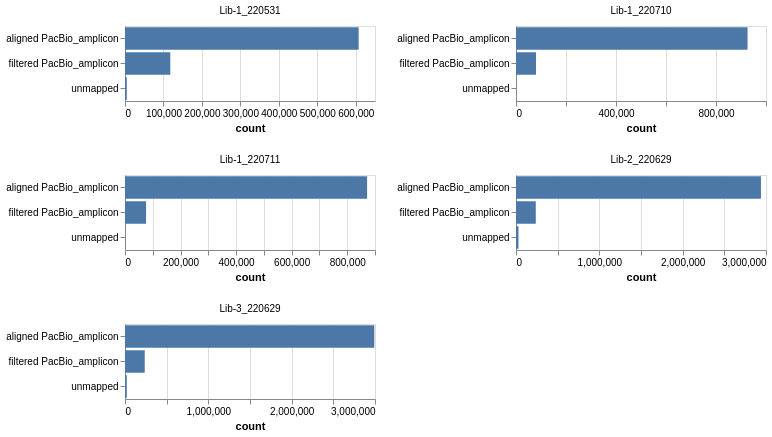

Write a Vega-Lite specification for this figure.
### Vega-Lite specification from a JSON file in a GitHub repository (floating-point values rounded to 4 significant figures)
{"config": {"view": {"continuousWidth": 400, "continuousHeight": 300}}, "data": {"name": "data-e55d461d88da9ee39d1c5b6f17c2154c"}, "mark": "bar", "encoding": {"facet": {"columns": 2, "field": "pacbioRun", "title": null, "type": "nominal"}, "tooltip": [{"field": "category", "type": "nominal"}, {"field": "count", "type": "quantitative"}, {"field": "pacbioRun", "type": "nominal"}, {"field": "library", "type": "nominal"}], "x": {"field": "count", "type": "quantitative"}, "y": {"axis": {"title": null}, "field": "category", "type": "nominal"}}, "height": 75, "resolve": {"scale": {"x": "independent", "y": "independent"}}, "width": 250, "$schema": "https://vega.github.io/schema/vega-lite/v5.json", "datasets": {"data-e55d461d88da9ee39d1c5b6f17c2154c": [{"category": "aligned PacBio_amplicon", "count": 607452, "pacbioRun": "Lib-1_220531", "library": "Lib-1"}, {"category": "filtered PacBio_amplicon", "count": 117813, "pacbioRun": "Lib-1_220531", "library": "Lib-1"}, {"category": "unmapped", "count": 4685, "pacbioRun": "Lib-1_220531", "library": "Lib-1"}, {"category": "aligned PacBio_amplicon", "count": 926231, "pacbioRun": "Lib-1_220710", "library": "Lib-1"}, {"category": "filtered PacBio_amplicon", "count": 80145, "pacbioRun": "Lib-1_220710", "library": "Lib-1"}, {"category": "unmapped", "count": 101, "pacbioRun": "Lib-1_220710", "library": "Lib-1"}, {"category": "aligned PacBio_amplicon", "count": 871600, "pacbioRun": "Lib-1_220711", "library": "Lib-1"}, {"category": "filtered PacBio_amplicon", "count": 75799, "pacbioRun": "Lib-1_220711", "library": "Lib-1"}, {"category": "unmapped", "count": 124, "pacbioRun": "Lib-1_220711", "library": "Lib-1"}, {"category": "aligned PacBio_amplicon", "count": 2939400, "pacbioRun": "Lib-2_220629", "library": "Lib-2"}, {"category": "filtered PacBio_amplicon", "count": 237599, "pacbioRun": "Lib-2_220629", "library": "Lib-2"}, {"category": "unmapped", "count": 29811, "pacbioRun": "Lib-2_220629", "library": "Lib-2"}, {"category": "aligned PacBio_amplicon", "count": 2991633, "pacbioRun": "Lib-3_220629", "library": "Lib-3"}, {"category": "filtered PacBio_amplicon", "count": 236980, "pacbioRun": "Lib-3_220629", "library": "Lib-3"}, {"category": "unmapped", "count": 21441, "pacbioRun": "Lib-3_220629", "library": "Lib-3"}]}}
